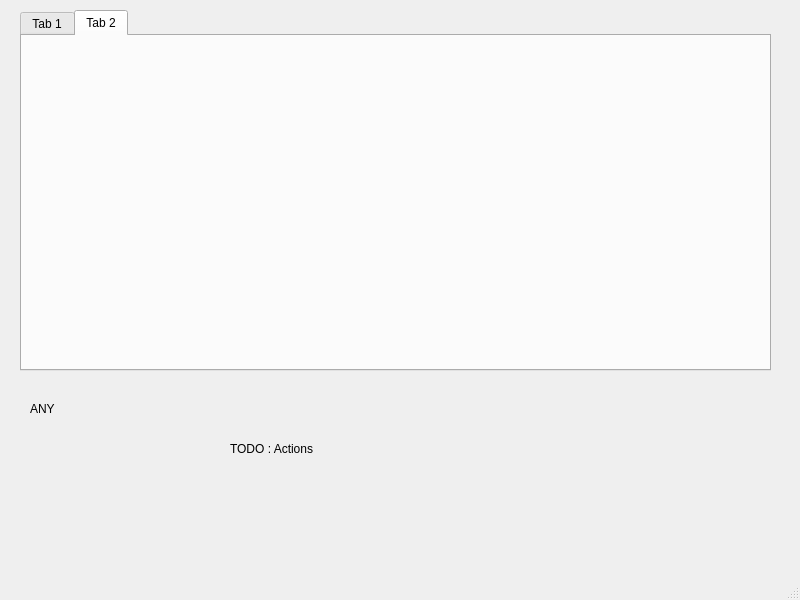
<?xml version="1.0" encoding="UTF-8"?>
<ui version="4.0">
 <class>MainWindow</class>
 <widget class="QMainWindow" name="MainWindow">
  <property name="geometry">
   <rect>
    <x>0</x>
    <y>0</y>
    <width>800</width>
    <height>600</height>
   </rect>
  </property>
  <property name="windowTitle">
   <string>MainWindow</string>
  </property>
  <widget class="QWidget" name="centralwidget">
   <widget class="QWidget" name="widget_2" native="true">
    <property name="geometry">
     <rect>
      <x>20</x>
      <y>390</y>
      <width>751</width>
      <height>141</height>
     </rect>
    </property>
    <widget class="QLabel" name="ANY_lbl">
     <property name="geometry">
      <rect>
       <x>10</x>
       <y>10</y>
       <width>58</width>
       <height>17</height>
      </rect>
     </property>
     <property name="text">
      <string>ANY</string>
     </property>
    </widget>
    <widget class="QLabel" name="TODO_lbl">
     <property name="geometry">
      <rect>
       <x>210</x>
       <y>50</y>
       <width>121</width>
       <height>17</height>
      </rect>
     </property>
     <property name="text">
      <string>TODO : Actions</string>
     </property>
    </widget>
   </widget>
   <widget class="QTabWidget" name="tabWidget">
    <property name="geometry">
     <rect>
      <x>20</x>
      <y>10</y>
      <width>751</width>
      <height>361</height>
     </rect>
    </property>
    <property name="currentIndex">
     <number>1</number>
    </property>
    <widget class="QWidget" name="tab">
     <attribute name="title">
      <string>Tab 1</string>
     </attribute>
    </widget>
    <widget class="QWidget" name="tab_2">
     <attribute name="title">
      <string>Tab 2</string>
     </attribute>
    </widget>
   </widget>
  </widget>
  <widget class="QMenuBar" name="menubar">
   <property name="geometry">
    <rect>
     <x>0</x>
     <y>0</y>
     <width>800</width>
     <height>27</height>
    </rect>
   </property>
  </widget>
  <widget class="QStatusBar" name="statusbar"/>
 </widget>
 <resources/>
 <connections/>
</ui>
